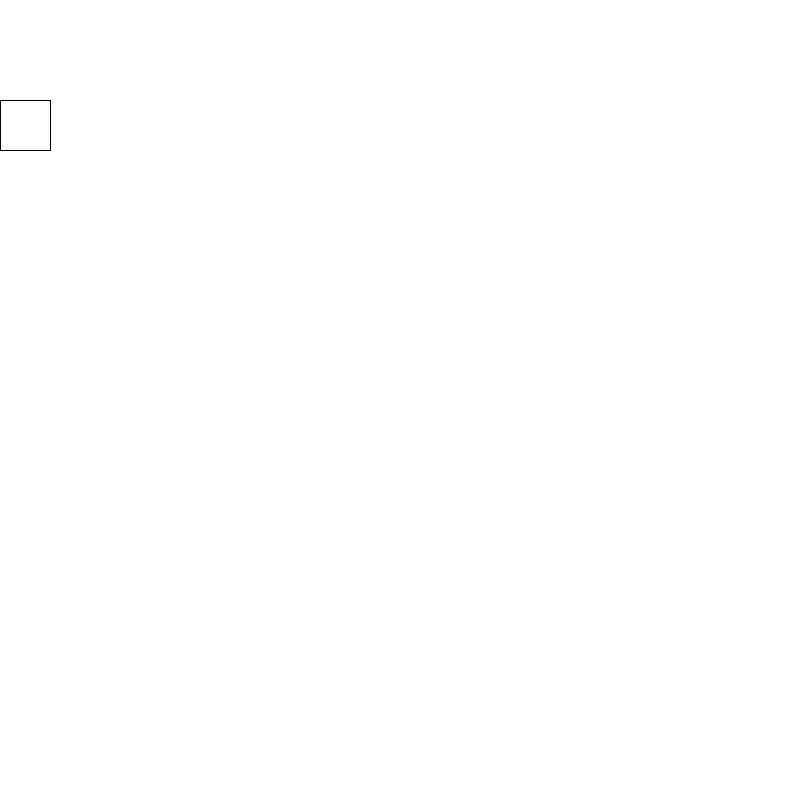
Frame 1 (no input)
Frame 60 (the mouse pressed at the canvas centre just before this capture): blank canvas, image omitted
Frame 120 (the mouse held since frame 60 and released just before this capture): blank canvas, image omitted

The Processing sketch that drew this single still picture (run headless with seeded random() and noise(); from frame 60 on, the mouse is pressed at the canvas centre):

// Processing sketch: D9
// ── D9.pde
int xpos = 0;
void setup(){
  size(800,800);
}

void draw(){

  background(255,255,255);
  rect(xpos, 100, 50, 50);
  xpos += 4;
  
  if(xpos > width){
    println("小方块超出了画面");
    xpos = 0;
  }
}
